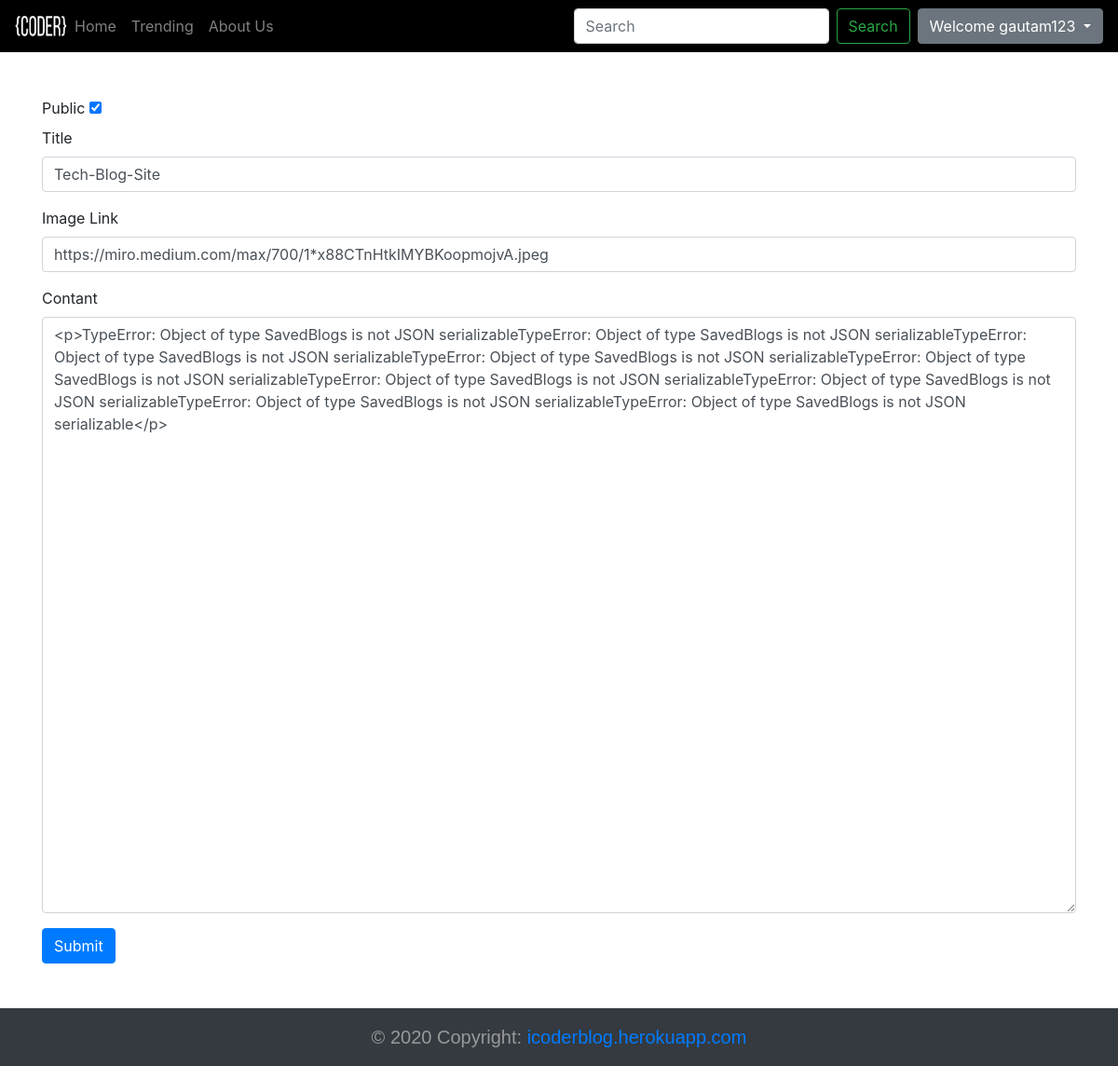
Page /editPost/34 (signed in) on the committed database.
### blog/models.py (models this page shows, shortened)
class Blogpost(models.Model):
    post_id = models.AutoField(primary_key=True)
    user = models.ForeignKey(User,on_delete=models.CASCADE)
    title = models.CharField(max_length=100)
    contant = models.TextField(max_length=5000)
    pub_date = models.DateTimeField(auto_now_add=True)
    view = models.IntegerField(default=0)
    IMG_url = models.CharField(max_length=250,default='')
    public = models.BooleanField(default=True)

### blog/views.py (the view, shortened to what this page needs)
# urls.py: path("editPost/<int:id>",views.edit_post,name="EditPost"),
def edit_post(request,id):
    print("request---",request.method,request.session['user'])
    try:
        user = request.session['user']
    except:
        messages.warning(request,"Please Login")
        return redirect("/")
    if request.method=="GET":
        try:
            post = Blogpost.objects.get(post_id=id)
            if request.user==post.user:
                print(post.title)
                return render(request,"blog/edit_post.html",{"post":post})
            else:
                messages.error(request,"You are not Authenticated for this action")
            return redirect("/")
        except:
            messages.error(request,"Post not available")
            return redirect("/")

### templates/blog/edit_post.html (shortened to what this page needs)
{% extends 'base.html' %}
{% block body %}
<div class="container mt-5">
<form  id="blog-form"  action="{% url 'EditPost' post.post_id %}" method="POST">
    <div class="form-group">
        <label>Public</label>
        <input type="checkbox"  placeholder="" name="public" {% if post.public %}checked{% endif %} ><br>
        <label>Title</label>
        <input type="title" class="form-control" placeholder="Title" name="title" value="{{post.title}}" required>
    </div>
    <div class="form-group">
        <label>Image Link</label>
        <input type="url" class="form-control" placeholder="Image Link" name="img_url" value="{{post.IMG_url}}" required>
    </div>
    <div class="form-group">
        <label>Contant</label>
        <textarea class="form-control" id="myTextarea" name="contant" >{{post.contant}}</textarea>
    </div>
    <button type="submit" class="btn btn-primary">Submit</button>
</form>
</div>
{% endblock body %}

### templates/base.html (shortened to what this page needs)
<!Doctype html>
<html lang="en">
{% load static %}
<head>
  <link rel="stylesheet" href="https://stackpath.bootstrapcdn.com/bootstrap/4.2.1/css/bootstrap.min.css"
>
  <link rel="stylesheet" href="https://cdnjs.cloudflare.com/ajax/libs/font-awesome/4.7.0/css/font-awesome.min.css">
</head>
<body>
  <nav class="navbar navbar-expand-lg navbar-dark" style="background-color: black;">
    <a href="/"><img src="{% static "blog/coder.png"%}" style="width:3.5rem;height:1.5rem;"></a>
    <div class=" collapse navbar-collapse" id="navbarSupportedContent">
      <ul class="navbar-nav mr-auto">
        <li class="nav-item {% block homeactive %}{% endblock homeactive%}">
          <a class="nav-link" href="/">Home <span class="sr-only">(current)</span></a>
        </li>
        <li class="nav-item {% block trendactive %}{% endblock trendactive%}">
          <a class="nav-link" href="/trending/">Trending<span class="sr-only">(current)</span></a>
        </li>
        <li class="nav-item {% block aboutactive %}{% endblock aboutactive%}">
          <a class="nav-link" href="/about/">About Us</a>
        </li>
      </ul>
      <form class="form-inline my-2 my-lg-0" method='get' action='/search/'>
        <input class="form-control mr-sm-2" type="search" placeholder="Search" aria-label="Search" name="query"
          id="query">
        <button class="btn btn-outline-success my-2 my-sm-0" type="submit">Search</button>
      </form>
      {% if user.is_authenticated %}
      <ul class="navbar-nav ml-2">
        <li class="nav-item dropdown">
          <a class="btn btn-secondary dropdown-toggle" href="#" role="button" id="dropdownMenuLink"
            data-toggle="dropdown" aria-haspopup="true" aria-expanded="false">
            Welcome {{request.user}}
          </a>
        </li>
      </ul>
      {%endif%}
  </nav>
  {% block body %} {% endblock %}
<footer class="page-footer bg-dark mt-5">
  <div class="footer-copyright text-center py-3">© 2020 Copyright:
    <a href="https://icoderblog.herokuapp.com/">icoderblog.herokuapp.com</a>
  </div>
</footer>
</body>
</html>

### rows in the picture
Blogpost: public "☑", title "Tech-Blog-Site", img_url "https://miro.medium.com/max/700/1*x88CTnHtkIMYBKoopmojvA.jpeg", contant "<p>TypeError: Object of type SavedBlogs is not JSON serializableTypeError: Object of type SavedBlogs is not JSON serializableTypeError: Object of type SavedBlogs is not JSON serializableTypeError: Object of type SavedBlogs is not JSON serializableTypeError: Object of type SavedBlogs is not JSON serializableTypeError: Object of type SavedBlogs is not JSON serializableTypeError: Object of type SavedBlogs is not JSON serializableTypeError: Object of type SavedBlogs is not JSON serializableTypeError: Object of type SavedBlogs is not JSON serializable</p>"

### other values in the picture
{{ request.user }} "gautam123"
